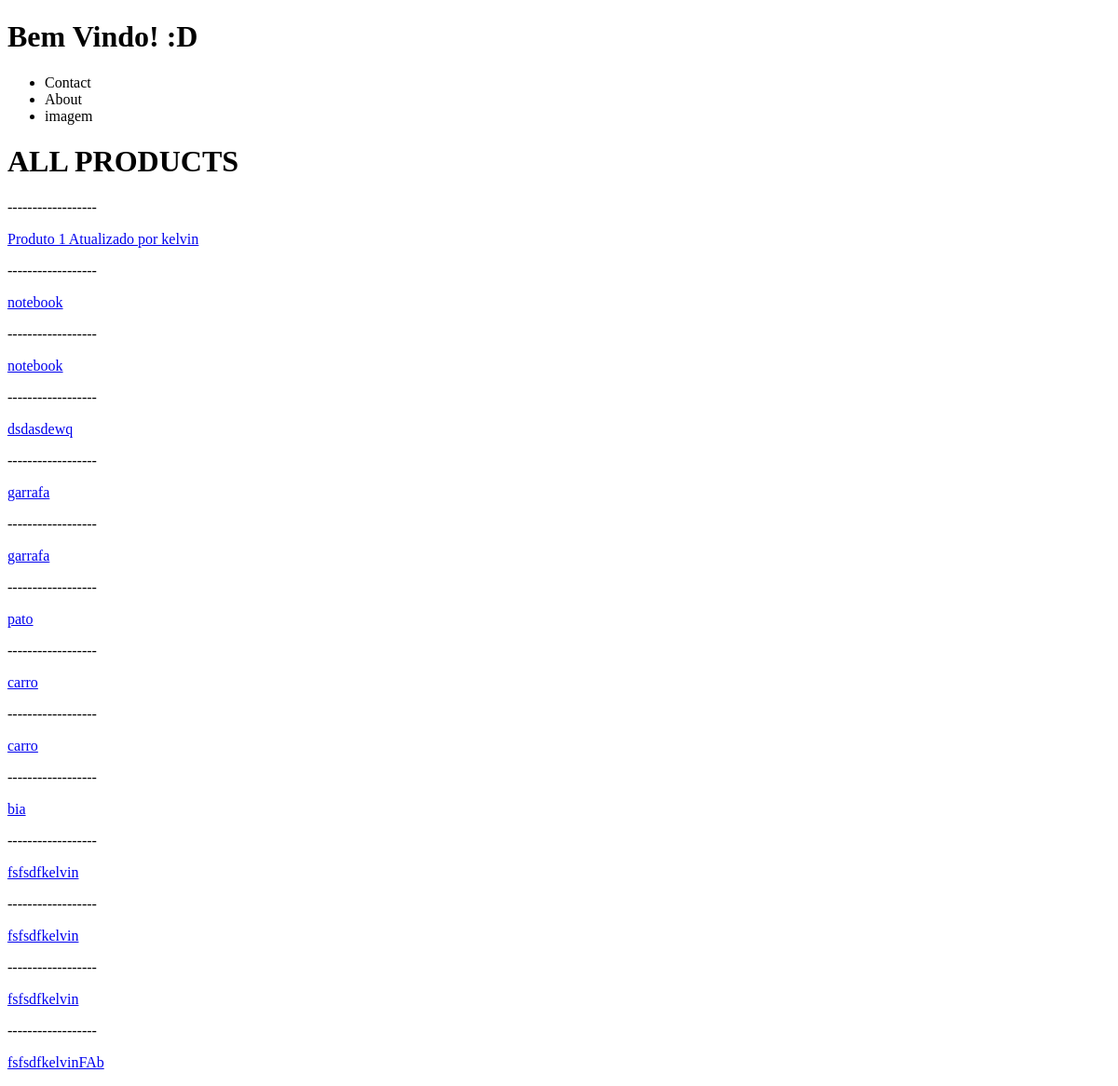
/product/, run on an earlier commit of the app's database.
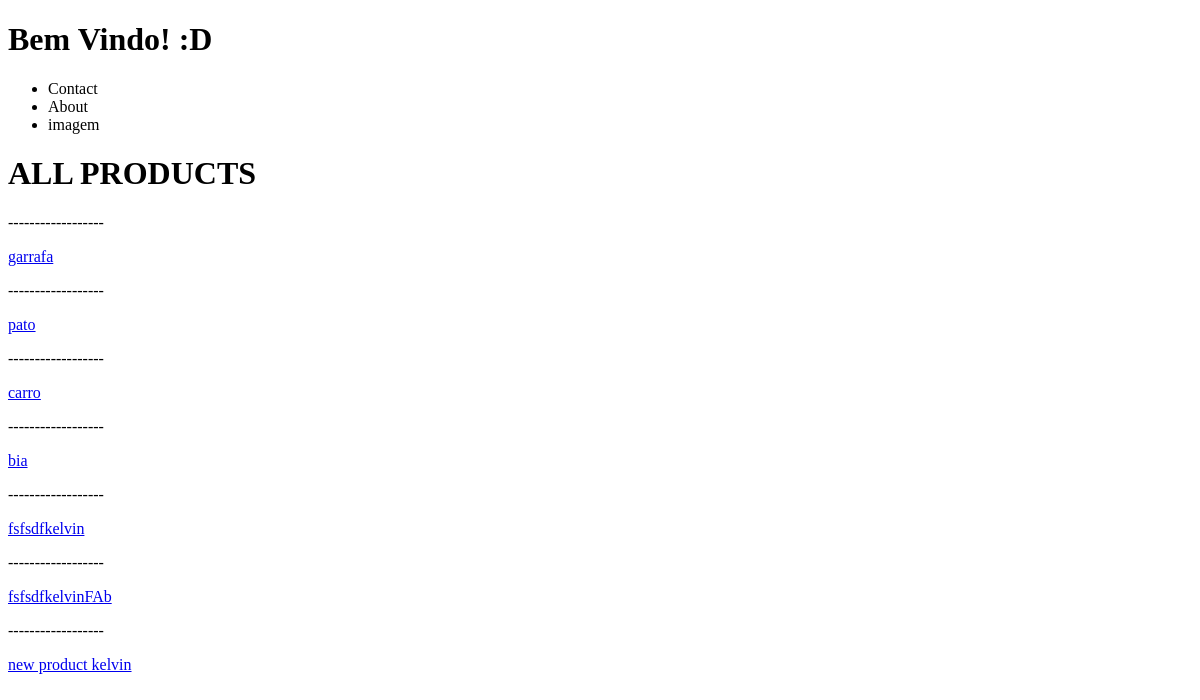
And on a later commit of the database.
### products/models.py (models this page shows)
class Product(models.Model):
    title = models.CharField(max_length=120)
    description = models.TextField(blank=True, null=True)
    price = models.DecimalField(decimal_places=2, max_digits=10000)
    sumary = models.TextField(blank=True, null=True)
    featured = models.BooleanField(default=True) #null=True or default=True (por se bool) para preenchar os antigos já adicionados
    def get_absolute_url(self):
        return reverse("products:product_detail", kwargs={"id": self.id}) #f"/product/{self.id}"

### products/views.py (the view)
# urls.py: path('', product_list_veiw),
def product_list_veiw(request):
    queryset = Product.objects.all()
    my_ctx = {
        "object_list": queryset,
    }
    return render(request, "products/product_list.html", my_ctx)

### products/templates/products/product_list.html
{% extends 'base.html' %}
{% block content %}
<h1>ALL PRODUCTS</h1>
{% for instance in object_list %}
<p>------------------</p>
<p>
    <a href="{{ instance.get_absolute_url }}"> {{instance.title}}</a>
</p>
{% endfor %}
{% endblock %}

### templates/base.html (shortened to what this page needs)
<!DOCTYPE html>
<html lang="en">
<head>
</head>
<body>
    <h1>Bem Vindo! :D</h1>
    {% include 'navBar.html' %}
    {% block content %}
    {% endblock %}
</body>
</html>

### templates/navBar.html
<nav>
    <ul>
        <li>Contact</li>
        <li>About</li>
        <li>imagem</li>
    </ul>
</nav>

What changed in the data, as far as the page shows it:
removed Product: title "Produto 1 Atualizado por kelvin"
removed Product: title "notebook"
removed Product: title "notebook"
removed Product: title "dsdasdewq"
removed Product: title "garrafa"
removed Product: title "carro"
removed Product: title "fsfsdfkelvin"
removed Product: title "fsfsdfkelvin"
added Product: title "new product kelvin"
